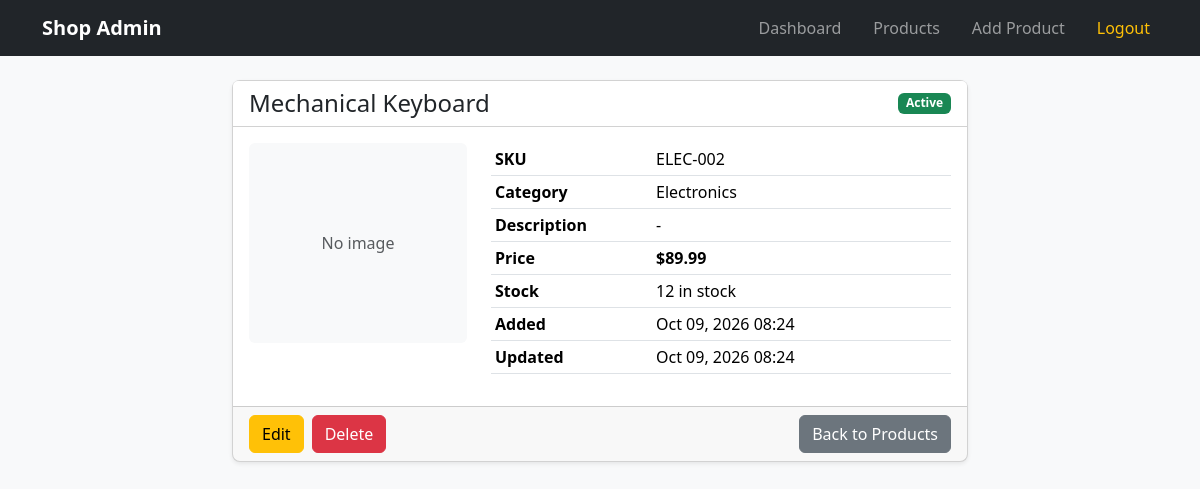
/products/2/ (signed in), run on the app's committed database.
### products/models.py (models this page shows, shortened)
class Product(models.Model):
    STATUS_ACTIVE = 'active'
    STATUS_INACTIVE = 'inactive'
    STATUS_CHOICES = [
        (STATUS_ACTIVE, 'Active'),
        (STATUS_INACTIVE, 'Inactive'),
    ]
    LOW_STOCK_THRESHOLD = 5
    name = models.CharField(max_length=200)
    sku = models.CharField(max_length=50, unique=True)
    category = models.ForeignKey(
        Category,
        on_delete=models.PROTECT,
        related_name='products',
    )
    price = models.DecimalField(max_digits=10, decimal_places=2)
    stock = models.PositiveIntegerField(default=0)
    image = models.ImageField(upload_to='products/', blank=True, null=True)
    description = models.TextField(blank=True)
    status = models.CharField(
        max_length=10,
        choices=STATUS_CHOICES,
        default=STATUS_ACTIVE,
    )
    created_at = models.DateTimeField(auto_now_add=True)
    updated_at = models.DateTimeField(auto_now=True)
    class Meta:
        ordering = ['-created_at']

class Category(models.Model):
    name = models.CharField(max_length=100, unique=True)
    class Meta:
        verbose_name_plural = 'Categories'
        ordering = ['name']

### products/views.py (the view)
# urls.py: path('products/<int:pk>/', views.product_detail, name='product_detail'),
@login_required
def product_detail(request, pk):
    product = get_object_or_404(Product.objects.select_related('category'), pk=pk)
    return render(request, 'products/product_detail.html', {'product': product})

### products/templates/products/product_detail.html (shortened to what this page needs)
{% extends 'base.html' %}
{% block content %}
<div class="row justify-content-center">
  <div class="col-md-8">
    <div class="card shadow-sm">
      <div class="card-header bg-white d-flex justify-content-between align-items-center">
        <h4 class="mb-0">{{ product.name }}</h4>
        {% if product.status == 'active' %}
          <span class="badge bg-success">Active</span>
        {% else %}
          <span class="badge bg-secondary">Inactive</span>
        {% endif %}
      </div>
      <div class="card-body">
        <div class="row">
          <div class="col-md-4">
            {% if product.image %}
              <img src="{{ product.image.url }}" class="img-fluid rounded mb-3" alt="{{ product.name }}">
            {% else %}
              <div class="bg-light rounded d-flex align-items-center justify-content-center mb-3" style="height:200px;">
                <span class="text-muted">No image</span>
              </div>
            {% endif %}
          </div>
          <div class="col-md-8">
            <table class="table table-sm">
              <tr><th style="width:35%">SKU</th><td>{{ product.sku }}</td></tr>
              <tr><th>Category</th><td>{{ product.category.name|default:"-" }}</td></tr>
              <tr><th>Description</th><td>{{ product.description|linebreaksbr|default:"-" }}</td></tr>
              <tr><th>Price</th><td class="fw-bold">${{ product.price }}</td></tr>
              <tr>
                <th>Stock</th>
                <td>
                  {% if product.stock == 0 %}<span class="badge bg-danger">Out of stock</span>
                  {% elif product.stock <= product.LOW_STOCK_THRESHOLD %}<span class="badge bg-warning text-dark">{{ product.stock }} (low stock)</span>
                  {% else %}{{ product.stock }} in stock{% endif %}
                </td>
              </tr>
              <tr><th>Added</th><td>{{ product.created_at|date:"M d, Y H:i" }}</td></tr>
              <tr><th>Updated</th><td>{{ product.updated_at|date:"M d, Y H:i" }}</td></tr>
            </table>
          </div>
        </div>
      </div>
      <div class="card-footer d-flex gap-2">
        <a href="{% url 'product_update' product.pk %}" class="btn btn-warning">Edit</a>
        <a href="{% url 'product_delete' product.pk %}" class="btn btn-danger">Delete</a>
        <a href="{% url 'product_list' %}" class="btn btn-secondary ms-auto">Back to Products</a>
      </div>
    </div>
  </div>
</div>
{% endblock %}

### static/css/style.css (style rules this page uses)
body { font-family: 'Segoe UI', sans-serif; }
.card { border-radius: 0.5rem; }
.table td, .table th { vertical-align: middle; }

### data on the page
Product: name "Mechanical Keyboard", sku "ELEC-002", category.name "Electronics", description "-", price "89.99", stock "12", created_at "Oct 09, 2026 08:24", updated_at "Oct 09, 2026 08:24"
